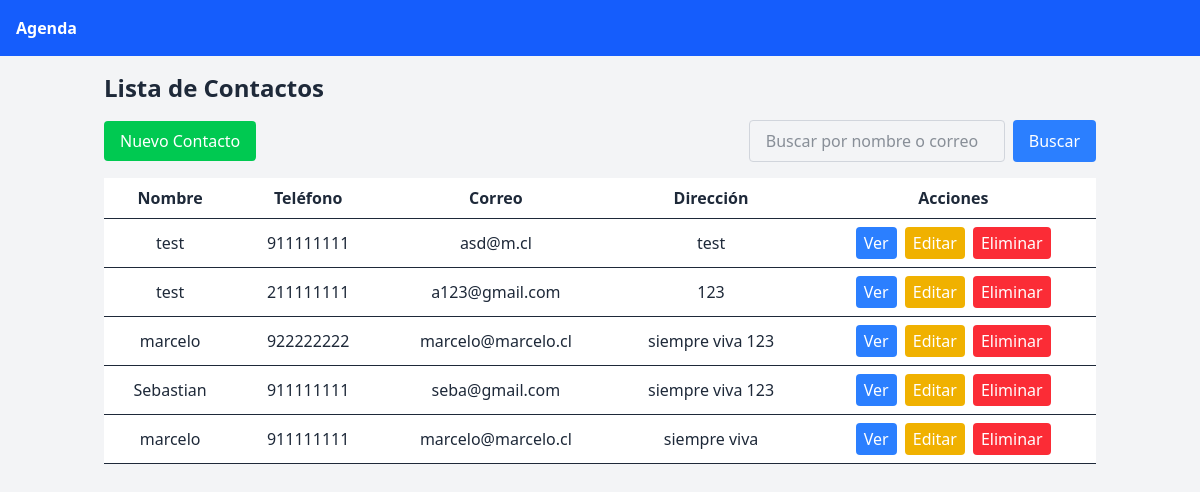
The app's page /contactos/personas/ with its own data.
### contactos/models.py (models this page shows, shortened)
class Contacto(models.Model):
    nombre = models.CharField(max_length=100)       #Nombre con maximo 100 caracteres
    telefono = models.CharField(
        max_length=9,
        validators=[
            RegexValidator(                         #Validador de numeros
                regex=r'^[29]\d{8}$',               #Recuadro solicita comenzar con 2 o 9 y tener 9 digitos
                message="El número debe comenzar con 2 (casa) o 9 (móvil) y tener 9 digitos."   #Mensaje de error
            )
        ]
    )
    correo = models.EmailField()            #Validador de Emails
    direccion = models.CharField(max_length=200)   #Direccion con maximo 200 caracteres

### contactos/views.py (the view)
# urls.py: path('contactos/', views.lista_contactos, name='lista_contactos'),
def lista_contactos(request):
    query = request.GET.get("q")
    if query:
        contactos = Contacto.objects.filter(
            Q(nombre__icontains=query) | Q(correo__icontains=query)
        )
    else:
        contactos = Contacto.objects.all()
    return render(request, 'personas/lista_contactos.html', {'contactos': contactos})

### contactos/templates/personas/lista_contactos.html (shortened to what this page needs)
{% extends 'personas/base.html' %}
{% block content %}
  <h1 class="text-2xl font-bold mb-4">Lista de Contactos</h1>
  <div class="flex justify-between items-center mb-4">
    <a href="{% url 'nuevo_contacto' %}"
       class="bg-green-500 text-white px-4 py-2 rounded hover:scale-105 transition-all ease-in">
       Nuevo Contacto
    </a>
    <form method="get" action="" class="flex gap-2">
      <input type="text" name="q" placeholder="Buscar por nombre o correo"
             value="{{ request.GET.q }}"
             class="border border-gray-300 rounded px-4 py-2 w-64 focus:outline-none focus:ring-2 focus:ring-blue-400">
      <button type="submit"
              class="bg-blue-500 text-white px-4 py-2 rounded hover:scale-105 transition-all ease-in">
        Buscar
      </button>
    </form>
  </div>
  <table class="min-w-full bg-white">
    <thead>
      <tr>
        <th class="py-2 px-4 border-b">Nombre</th>
        <th class="py-2 px-4 border-b">Teléfono</th>
        <th class="py-2 px-4 border-b">Correo</th>
        <th class="py-2 px-4 border-b">Dirección</th>
        <th class="py-2 px-4 border-b">Acciones</th>
      </tr>
    </thead>
    <tbody>
      {% for contacto in contactos %}
        <tr>
          <td class="py-2 px-4 border-b text-center">{{ contacto.nombre }}</td>
          <td class="py-2 px-4 border-b text-center">{{ contacto.telefono }}</td>
          <td class="py-2 px-4 border-b text-center">{{ contacto.correo }}</td>
          <td class="py-2 px-4 border-b text-center">{{ contacto.direccion }}</td>
          <td class="py-2 px-4 border-b text-center">
            <menu class="flex flex-row gap-2 items-center justify-center text-white">
              <a href="{% url 'detalle_contacto' contacto.id %}" class="bg-blue-500 hover:scale-105 transition-all ease-in px-2 py-1 rounded">Ver</a>
              <a href="{% url 'editar_contacto' contacto.id %}" class="bg-yellow-500 hover:scale-105 transition-all ease-in px-2 py-1 rounded">Editar</a>
              <a href="{% url 'eliminar_contacto' contacto.id %}" class="bg-red-500 hover:scale-105 transition-all ease-in px-2 py-1 rounded">Eliminar</a>
            </menu>
          </td>
        </tr>
        {% empty %}
        <tr>
          <td colspan="5" class="py-2 px-4 border-b text-center">No hay contactos disponibles.</td>
        </tr>
      {% endfor %}
    </tbody>
  </table>
{% endblock %}

### records on screen
Contacto: nombre "test", telefono "911111111", correo "asd@m.cl", direccion "test"
Contacto: nombre "test", telefono "211111111", correo "a123@gmail.com", direccion "123"
Contacto: nombre "marcelo", telefono "922222222", correo "marcelo@marcelo.cl", direccion "siempre viva 123"
Contacto: nombre "Sebastian", telefono "911111111", correo "seba@gmail.com", direccion "siempre viva 123"
Contacto: nombre "marcelo", telefono "911111111", correo "marcelo@marcelo.cl", direccion "siempre viva"
